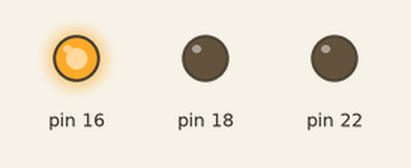
Simulated run of this program. Board: Raspberry Pi (header pin numbers). Parts: output pins drawn as LEDs (lit = HIGH). At 9.0 s the program stops and its outputs stay as they are.

Above: at 0.1 s.
At 2.1 s:
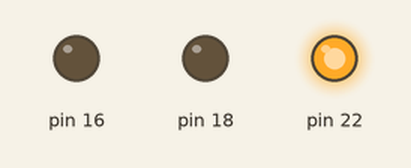
At 4.1 s:
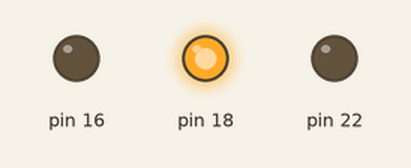
At 6.1 s:
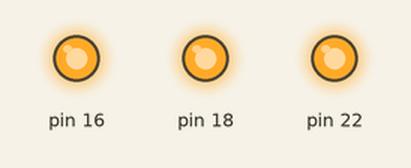
At 9.1 s:
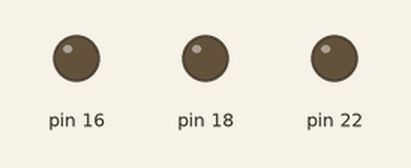
Timing chart, 0 to 10.5 s (numbered marks = the images above):
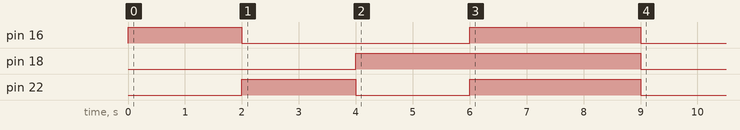

Measured:
- by itself, pin 16: LOW → HIGH at 0.00 s, → LOW 2.0 s later, → HIGH 4.0 s later, → LOW 3.0 s later
- by itself, pin 18: LOW → HIGH at 4.0 s, → LOW 5.0 s later
- by itself, pin 22: LOW → HIGH at 2.0 s, → LOW 2.0 s later, → HIGH 2.0 s later, → LOW 3.0 s later

The program:

rgb_test.py
```python
#!/usr/bin/python
import time
import RPi.GPIO as GPIO

# Define enable and disable states
RGB_ENABLE = 1
RGB_DISABLE = 0

#LED CONFIG - Set GPIO Ports
RGB_RED = 16
RGB_GREEN = 18
RGB_BLUE = 22
RGB = [ RGB_RED, RGB_GREEN, RGB_BLUE]

def led_setup():
    #Set up the wiring
    GPIO.setmode(GPIO.BOARD)
    # Setup Ports
    for val in RGB:
        GPIO.setup(val, GPIO.OUT)

def led_activate( color ):
    GPIO.output( color, RGB_ENABLE )

def led_deactivate( color ):
    GPIO.output( color, RGB_DISABLE )

def led_clear():
    for val in RGB:
        GPIO.output(val, RGB_DISABLE)

def main():
    led_setup()
    led_clear()

    led_activate(RGB_RED)
    time.sleep(2)
    led_deactivate(RGB_RED)

    led_activate(RGB_BLUE)
    time.sleep(2)
    led_deactivate(RGB_BLUE)

    led_activate(RGB_GREEN)
    time.sleep(2)
    led_deactivate(RGB_GREEN)

    led_activate(RGB_RED)
    led_activate(RGB_BLUE)
    led_activate(RGB_GREEN)
    time.sleep(3)
    led_clear()

    led_clear()
    GPIO.cleanup()

main()
```
